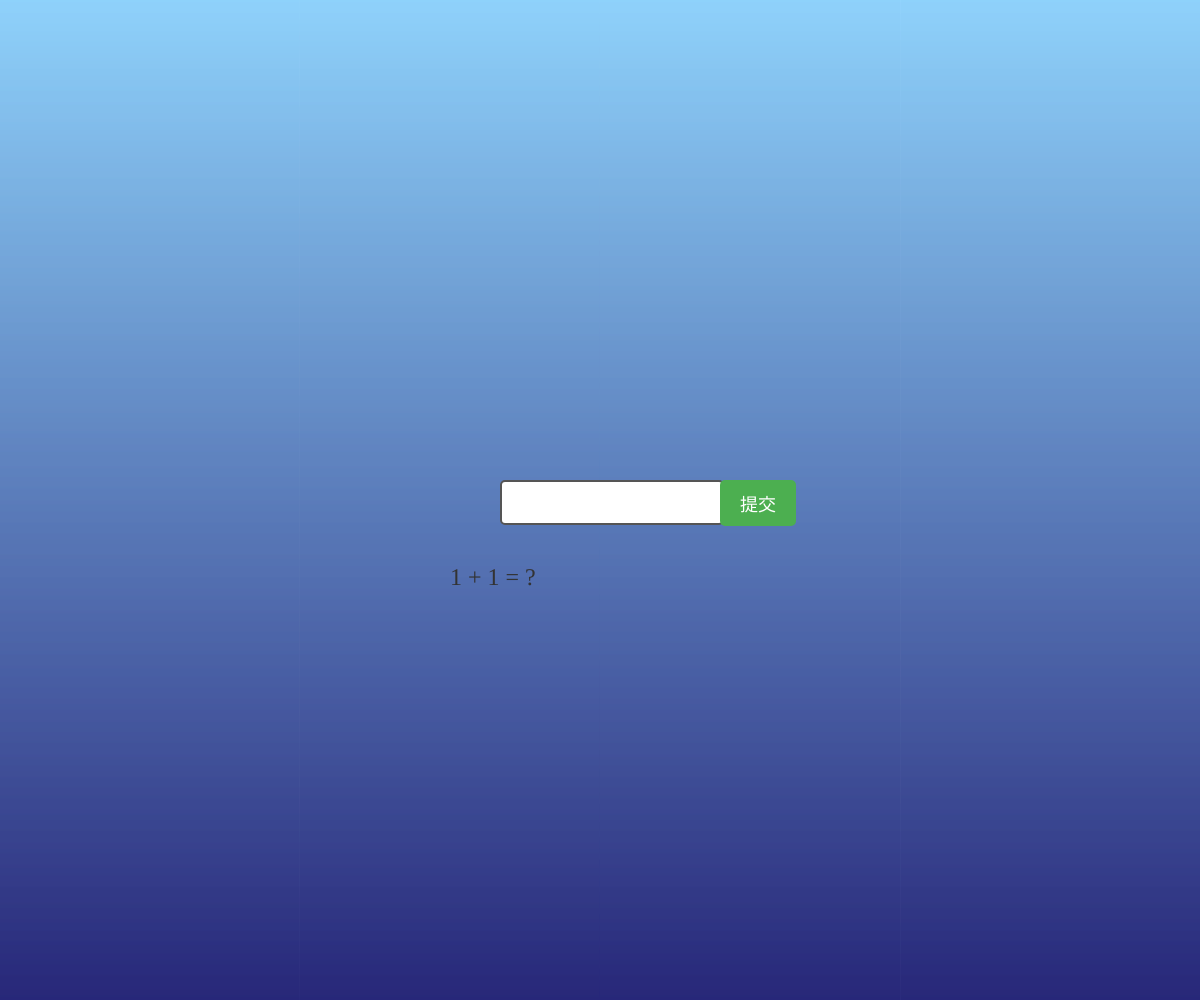
Frame 1 (no input)
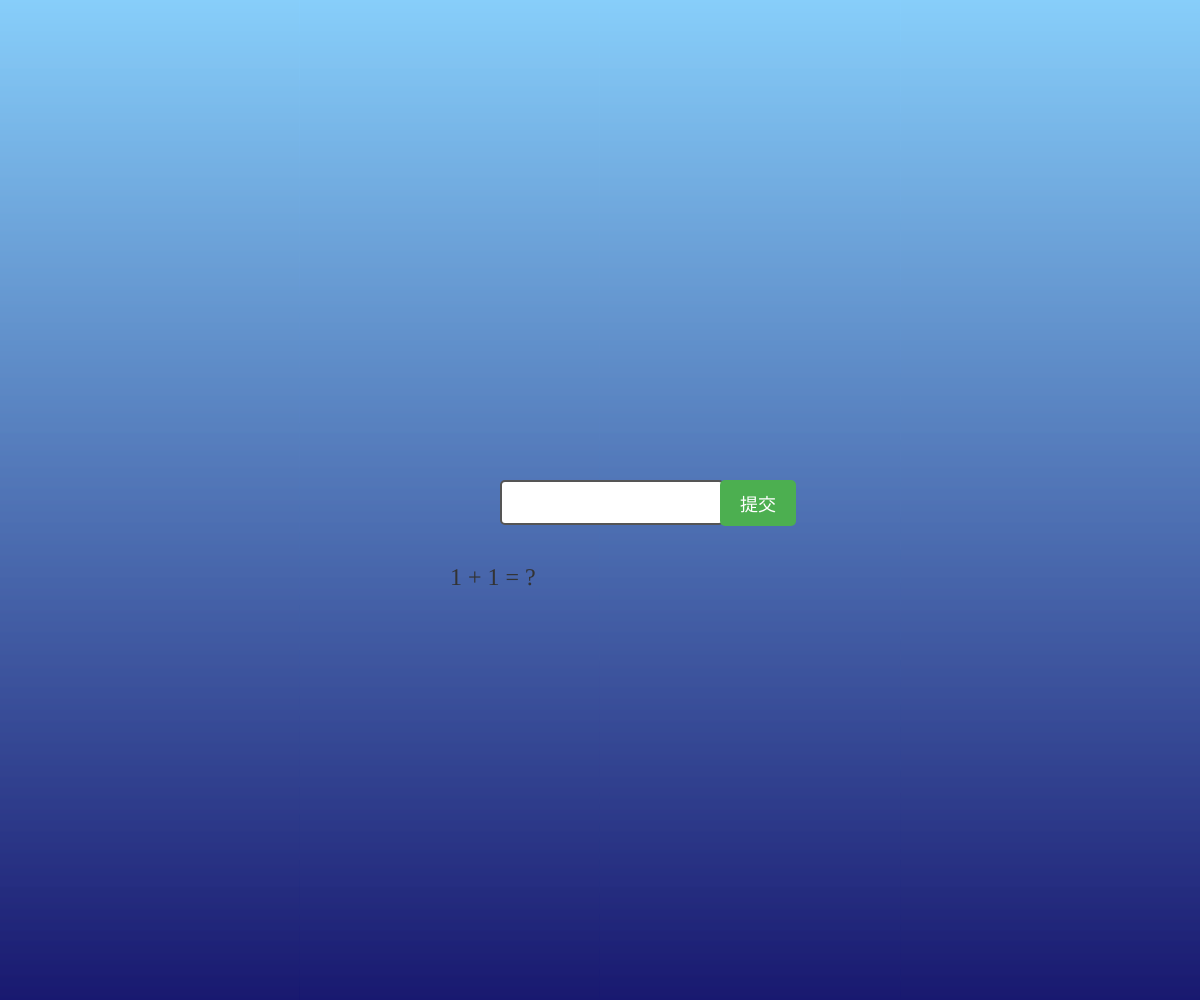
Frame 60 (no input)
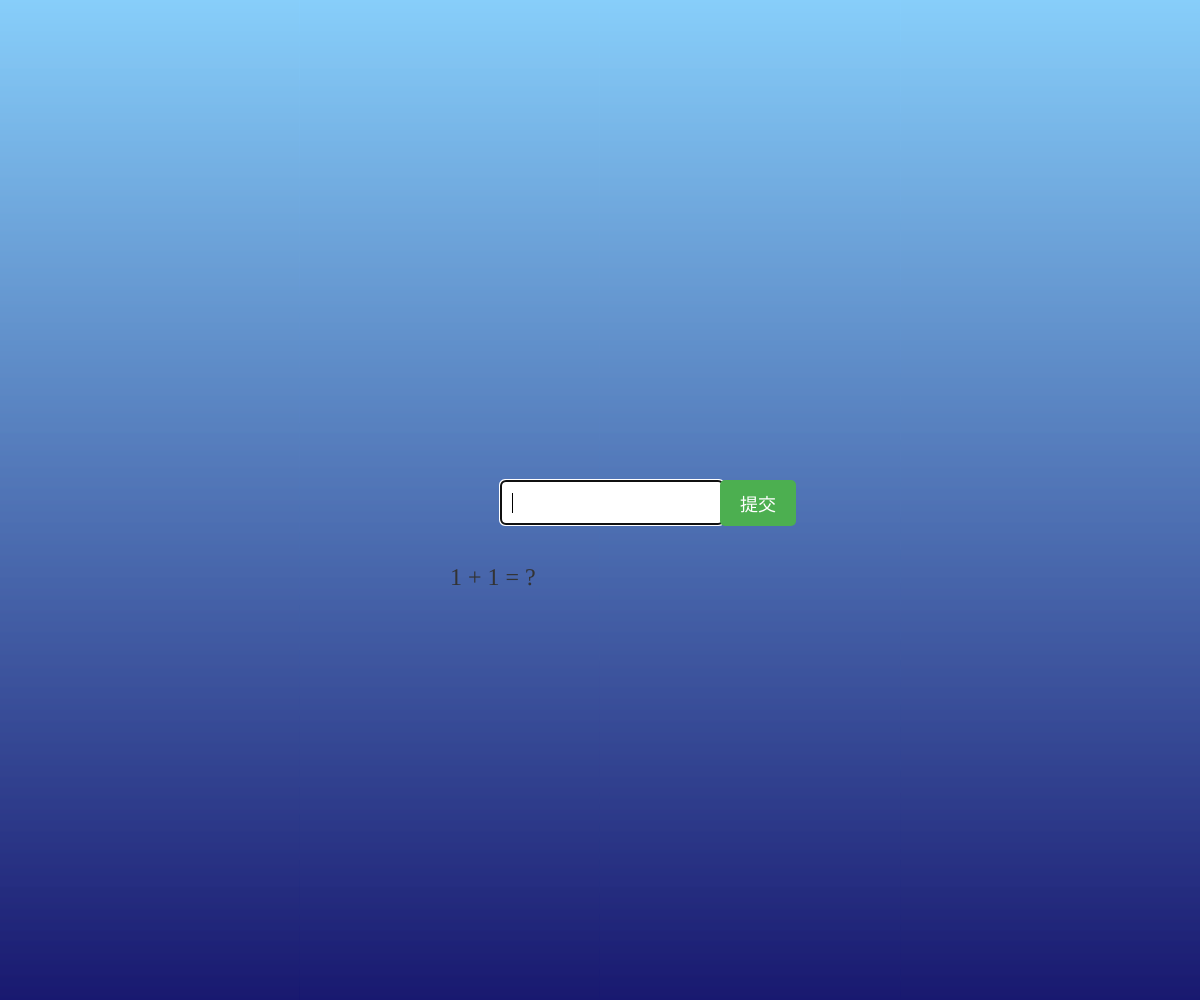
Frame 120 (the mouse pressed at the canvas centre since frame 60)

The p5.js sketch that drew these frames (run headless with seeded random() and noise() and a simulated clock; from frame 60 on, the mouse is pressed at the canvas centre):

// p5.js sketch
// ── sketch.js
let questions = [
  { question: "1 + 1 = ?", answer: 2 },
  { question: "4 + 6 = ?", answer: 10 },
  { question: "5 + 16 = ?", answer: 21 },
  { question: "7 + 3 = ?", answer: 10 }, // 自行產生的題目
  { question: "9 + 8 = ?", answer: 17 }  // 自行產生的題目
];

let currentQuestion = 0;
let score = 0;
let input, button, resultText;

function setup() {
  createCanvas(windowWidth, windowHeight); // 全螢幕
  setGradientBackground(); // 設定漸層背景
  
  input = createInput();
  input.position(width / 2 - 100, height / 2 - 20);
  input.style('font-size', '18px');
  input.style('padding', '10px');
  input.style('border', '2px solid #555');
  input.style('border-radius', '5px');
  input.style('width', '200px');
  
  button = createButton('提交');
  button.position(input.x + input.width + 20, input.y);
  button.style('font-size', '18px');
  button.style('padding', '10px 20px');
  button.style('background-color', '#4CAF50');
  button.style('color', 'white');
  button.style('border', 'none');
  button.style('border-radius', '5px');
  button.style('cursor', 'pointer');
  button.mousePressed(checkAnswer);
  
  resultText = createP('');
  resultText.position(width / 2 - 150, height / 2 + 40);
  resultText.style('font-size', '24px');
  resultText.style('color', '#333');
  resultText.style('text-align', 'center');
  
  showQuestion();
}

function draw() {
  setGradientBackground(); // 繪製漸層背景
}

function setGradientBackground() {
  noFill();
  for (let i = 0; i <= height; i++) {
    let inter = map(i, 0, height, 0, 1);
    let c = lerpColor(color(135, 206, 250), color(25, 25, 112), inter); // 漸層從淺藍到深藍
    stroke(c);
    line(0, i, width, i);
  }
}

function showQuestion() {
  if (currentQuestion < questions.length) {
    resultText.html(questions[currentQuestion].question);
  } else {
    showScore();
  }
}

function checkAnswer() {
  let userAnswer = parseInt(input.value());
  if (userAnswer === questions[currentQuestion].answer) {
    score++;
  }
  currentQuestion++;
  input.value('');
  showQuestion();
}

function showScore() {
  resultText.html(`你的分數是 ${score} / ${questions.length}`);
  resultText.style('color', 'green'); // 美化分數顯示
  button.html('再試一次');
  button.style('background-color', '#FF5722'); // 改變按鈕顏色
  button.mousePressed(restartQuiz);
}

function restartQuiz() {
  currentQuestion = 0;
  score = 0;
  button.html('提交');
  button.style('background-color', '#4CAF50');
  button.mousePressed(checkAnswer);
  showQuestion();
}
